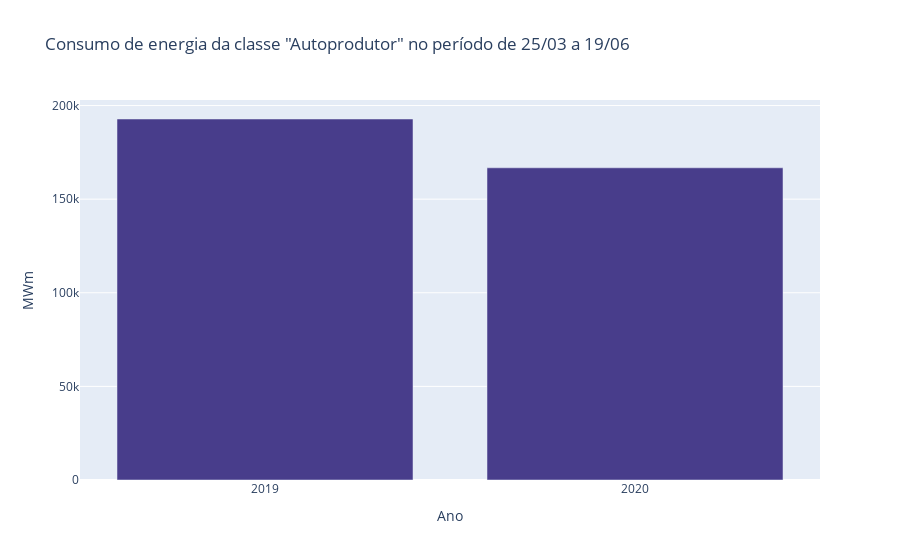

Here is the notebook cell this chart was saved with:
### Code cell
classe = pd.DataFrame({
    '2019' : consumo_classe_no_covid.loc['Autoprodutor'],
    '2020' : consumo_classe_covid.loc['Autoprodutor']
}).T

fig = px.bar(x=classe.index, y=classe['MWm'], color_discrete_sequence=['darkslateblue'],
    title='Consumo de energia da classe "Autoprodutor" no período de 25/03 a 19/06',
    labels={'x': 'Ano', 'y':'MWm'})
fig.show()

### Figure 1 — Plotly figure (JSON) as saved in the notebook; plotly's stock layout.template omitted (floating-point values rounded to 4 significant figures)
{"data": [{"alignmentgroup": "True", "hovertemplate": "Ano=%{x}<br>MWm=%{y}<extra></extra>", "legendgroup": "", "marker": {"color": "darkslateblue", "pattern": {"shape": ""}}, "name": "", "offsetgroup": "", "orientation": "v", "showlegend": false, "textposition": "auto", "type": "bar", "x": ["2019", "2020"], "xaxis": "x", "y": [192800.0, 166800.0], "yaxis": "y"}], "layout": {"barmode": "relative", "legend": {"tracegroupgap": 0}, "title": {"text": "Consumo de energia da classe \"Autoprodutor\" no período de 25/03 a 19/06"}, "xaxis": {"anchor": "y", "domain": [0, 1], "title": {"text": "Ano"}}, "yaxis": {"anchor": "x", "domain": [0, 1], "title": {"text": "MWm"}}}}
